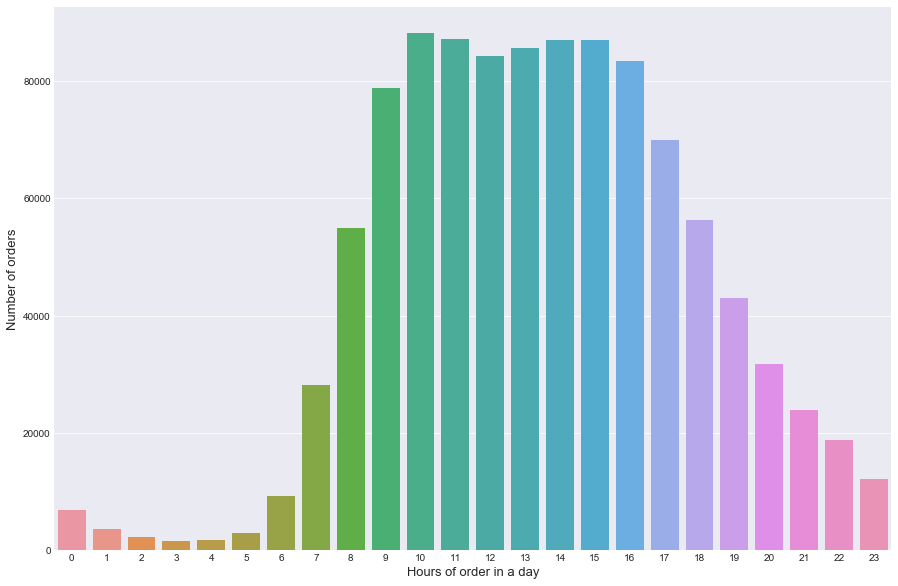

Python code for this plot:
# -*- coding: utf-8 -*-
"""
Created on Wed Apr 25 17:29:12 2018

@author: KURAMS
"""

import pandas as pd

import matplotlib.pyplot as plt  # Matlab-style plotting
import seaborn as sns
color = sns.color_palette()

import warnings
warnings.filterwarnings('ignore')

order_products_prior_df= pd.read_csv("./input/order_products_prior.csv")
order_products_train_df= pd.read_csv("./input/order_products_train.csv")
orders_df= pd.read_csv("./input/orders.csv")
products_df= pd.read_csv("./input/products.csv")

order_products_all = pd.concat([order_products_train_df, order_products_prior_df], axis=0)

grouped = orders_df.groupby("order_id")["order_hour_of_day"].aggregate("sum").reset_index()
grouped = grouped.order_hour_of_day.value_counts()

sns.set_style('darkgrid')
f, ax = plt.subplots(figsize=(15, 10))
sns.barplot(grouped.index, grouped.values)
plt.ylabel('Number of orders', fontsize=13)
plt.xlabel('Hours of order in a day', fontsize=13)
plt.show()
